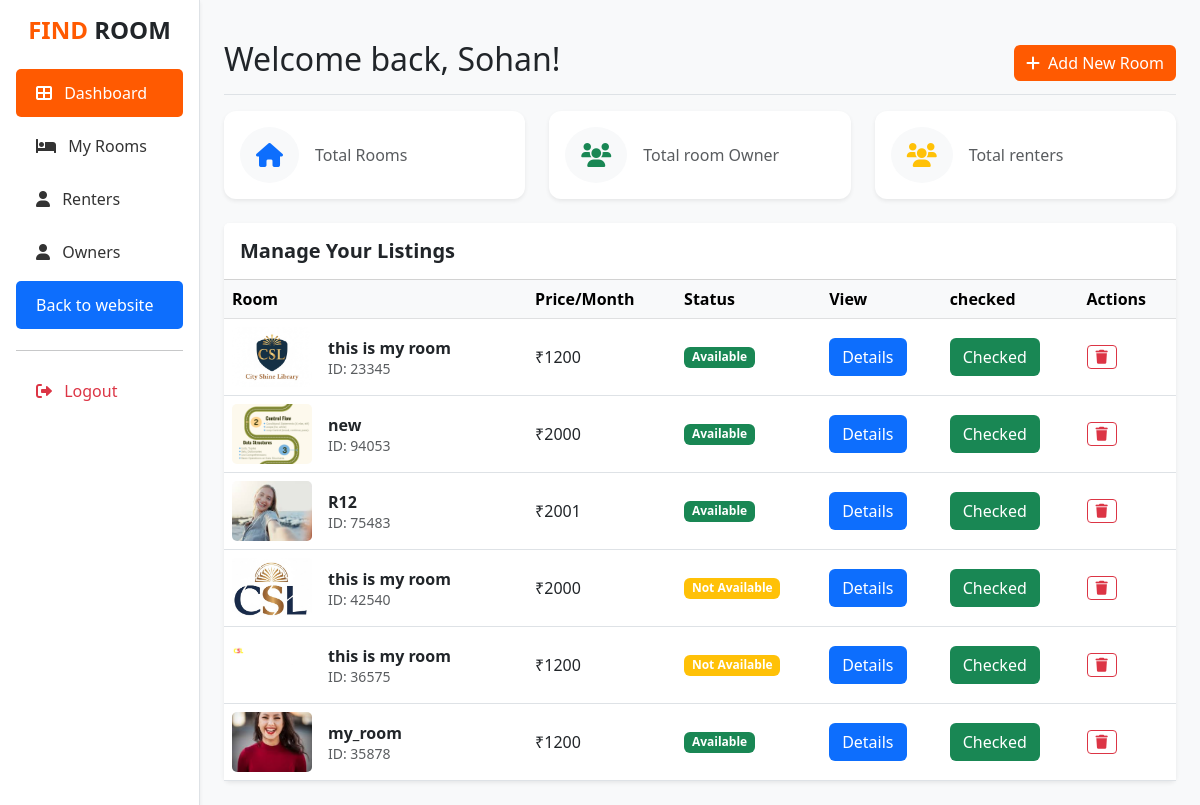
The page /room/RoomList/ on the database as committed earlier.
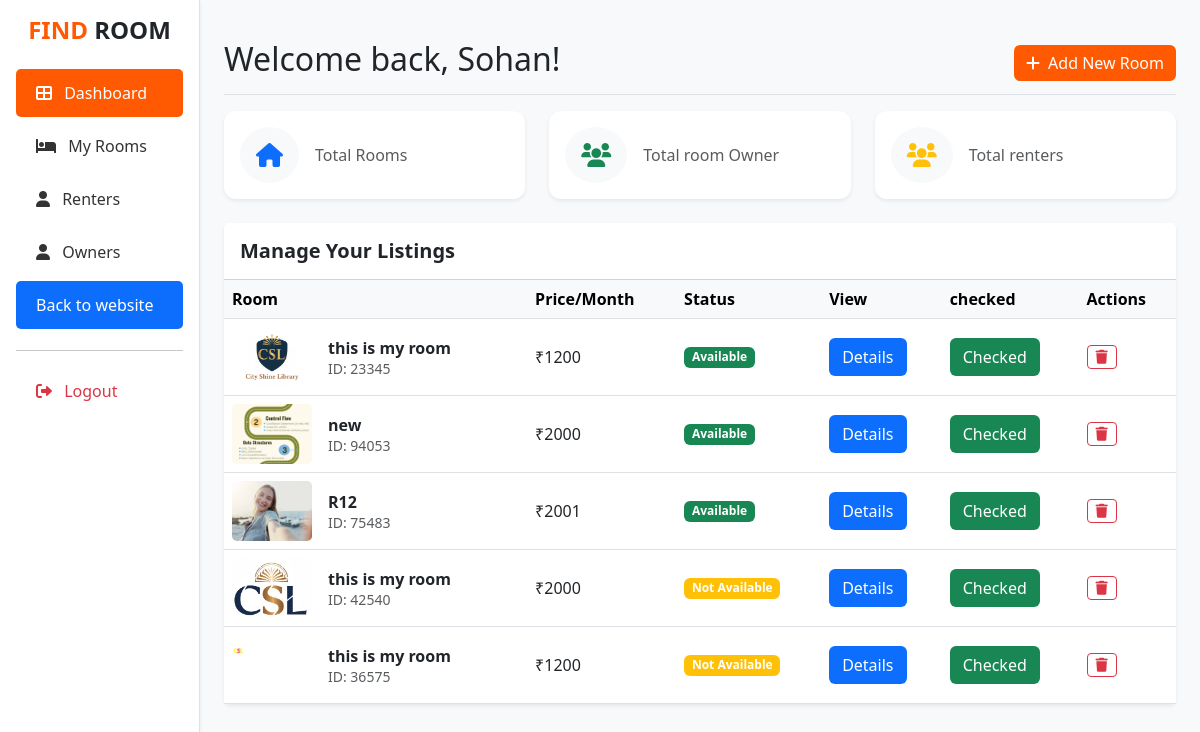
The same page on the database as committed later.
### Room/models.py (models this page shows, shortened)
class Room(models.Model):
    onwer = models.ForeignKey(UserModel, on_delete=models.CASCADE)
    title = models.CharField(max_length=50)
    description = models.TextField()
    price = models.CharField()
    room_type = models.CharField()
    available = models.BooleanField(default= True)
    create_at = models.DateTimeField(auto_now_add=True)
    location = models.TextField()
    address = models.TextField()
    city = models.CharField(max_length=100,default="jaipur")
    near_by = models.CharField(max_length=100, default="Dadi Ka Phatak")
    pin_code = models.CharField(max_length=10, default="000000")
    room_number = models.IntegerField(default=00000,unique=True)
    room_checked = models.BooleanField(default=False)

class Room_Image(models.Model):
    room = models.ForeignKey(Room, on_delete=models.CASCADE,related_name='room_images')
    image = models.ImageField( upload_to= 'room_images/', null=True, blank=True)
    check_image = models.BooleanField(default=False)

### Room/views.py (the view)
# urls.py: path("RoomList/", Room_list.as_view(), name='RoomList'),
class Room_list(ListView):
    model = Room
    template_name = 'deshbord/room_List.html'
    context_object_name = 'rooms'
    def get_context_data(self, **kwargs):
        context = super().get_context_data(**kwargs)
        rooms = Room.objects.all()
        room_data = []
        for room in rooms:
            image =Room_Image.objects.filter(room=room, check_image=True).first()
            room_data.append({
                'room':room,
                "image":image
            })
        context['rooms'] = room_data
        return context

### Room/views.py (called while the page is built)
def dashboard_stats(request):
    if request.user.is_authenticated:
        return {
            'total_rooms': Room.objects.all().count(),
            'total_room_owners':UserModel.objects.filter(groups__name='Owner').count(),
            'total_room_renter':UserModel.objects.filter(groups__name='Renter').count(),
        }
    return {}

### templates/deshbord/room_List.html
{% extends 'deshbord/base_B.html' %}
{% block content %}
<div class="card-body p-0">
    <div class="table-responsive">
        <table class="table table-hover align-middle mb-0">
            <thead class="table-light">
                <tr>
                    <th>Room</th>
                    <th>Price/Month</th>
                    <th>Status</th>
                    <th>View</th>
                    <th>checked</th>
                    <th>Actions</th>
                </tr>
            </thead>
            <tbody id="roomTable">
                {% for room in rooms %}
                <tr>
                    <td>
                        <div class="d-flex align-items-center">
                            <img src="{{ room.image.image.url }}" class="room-img-sm me-3" alt="room">
                            <div><span class="fw-bold">{{ room.room.title }}</span><br><small class="text-muted">ID: {{ room.room.room_number }}</small></div>
                        </div>
                    </td>
                    <td>₹{{room.room.price}}</td>
                    <td>
                        {% if room.room.available == True %}
                        <span class="badge bg-success">Available</span>
                        {% else %}
                        <span class="badge bg-warning">Not Available</span>
                        {% endif %}
                    </td>
                    <td> <a href="{% url 'AdminRoomDeatil'  room.room.id  %}"  class="btn btn bg-primary text-white">Details</a></td>
                    <td>
                        {% if room.room.room_checked == True %}
                         <a href="{% url 'check_room' room.room.id %}"  class="btn btn bg-success text-white">Checked</a></td>
                         {% else %}
                         <a href="{% url 'check_room' room.room.id %}"  class="btn btn bg-warning text-white">Uncheck</a></td>
                         {% endif %}
                    <td>
                        <a  class="btn btn-sm btn-outline-danger" href="{% url 'DeleteRoom_admin' room.room.id %}"><i class="fas fa-trash"></i></a>
                    </td>
                </tr>
                {% endfor %}
                </tbody>
        </table>
    </div>
</div>
{% endblock %}

Rows that differ between the two databases and show on the page:
removed Room: image.image (picture), room "my_room", room.room_number "35878", room.price "1200", available "Available", room_checked "Checked"
